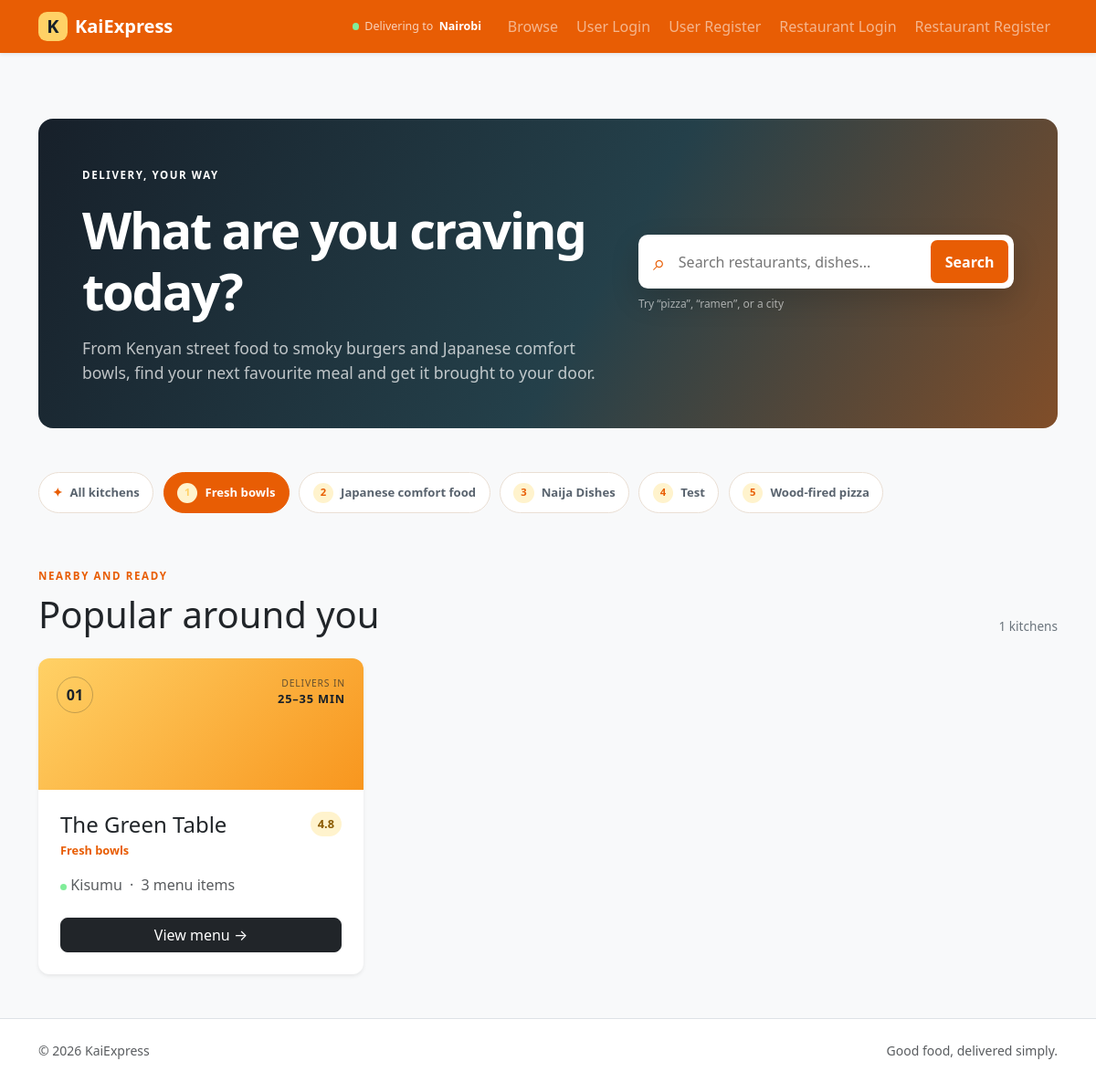
The page /?cuisine=Fresh+bowls on the database as committed earlier.
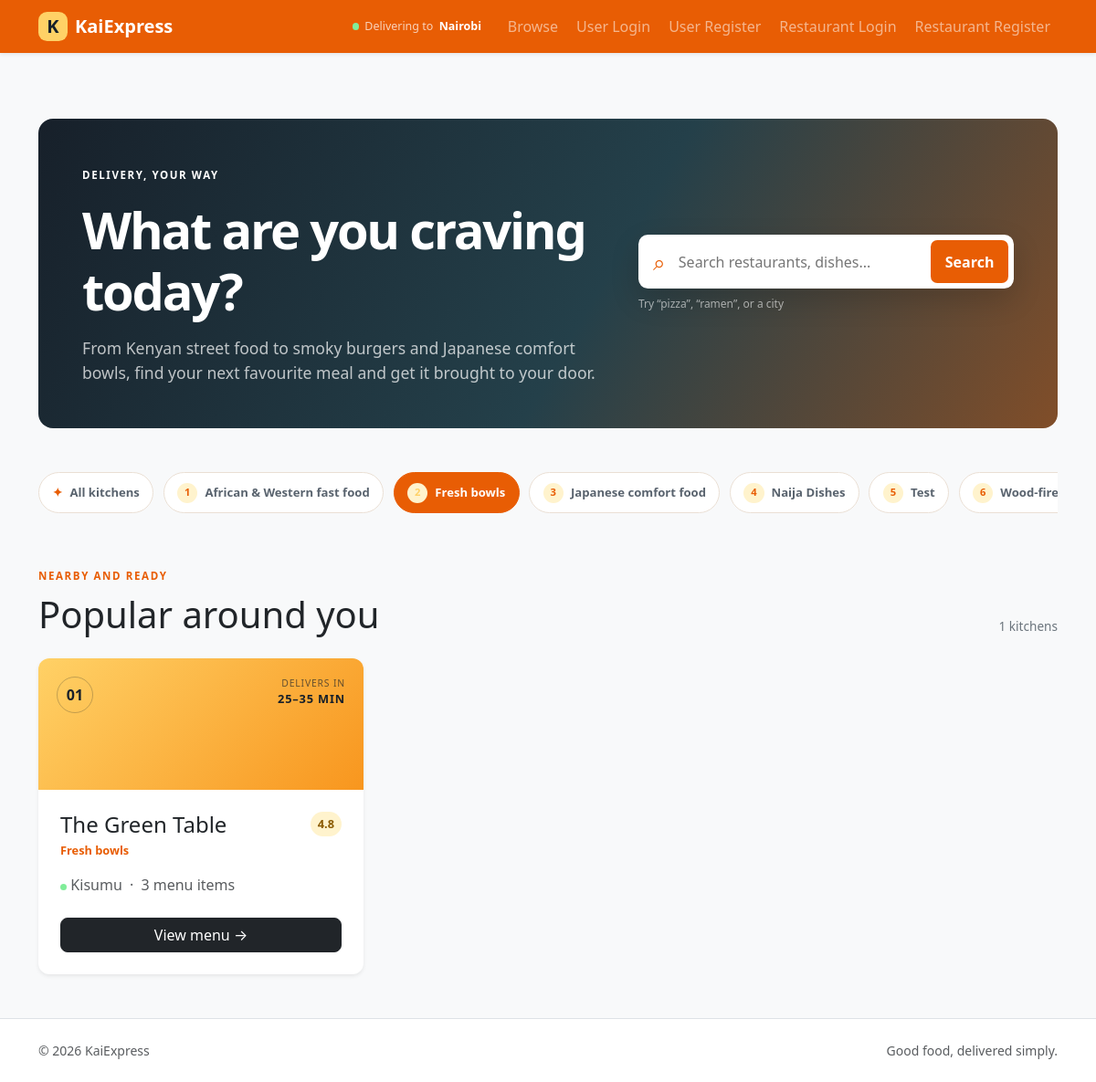
The same page on the database as committed later.
### packages/models.py (models this page shows, shortened)
class User(db.Model, UserMixin):
    __tablename__ = "users"
    id = db.Column(db.Integer, primary_key=True)
    name = db.Column(db.String(100), nullable=False)
    email = db.Column(db.String(120), unique=True, nullable=False)
    password_hash = db.Column(db.String(255), nullable=False)
    is_restaurant = db.Column(db.Boolean, default=False)
    cuisine = db.Column(db.String(80))
    city = db.Column(db.String(80))
    menu_items = db.relationship(
        "MenuItem",
        backref="restaurant",
        lazy=True
    )
    customer_orders = db.relationship(
        "Order",
        foreign_keys="Order.customer_id",
        backref="customer",
        lazy=True
    )
    restaurant_orders = db.relationship(
        "Order",
        foreign_keys="Order.restaurant_id",
        backref="restaurant",
        lazy=True
    )

### packages/user_routes.py (the view, shortened to what this page needs)
    @app.route("/")
    def home():
        search = request.args.get("q", "").strip()
        cuisine = request.args.get("cuisine", "").strip()
        query = User.query.filter_by(is_restaurant=True)
        if cuisine:
            query = query.filter_by(cuisine=cuisine)
        restaurants = query.order_by(User.name.asc()).all()
        cuisines = [row[0] for row in db.session.query(User.cuisine).filter(
            User.is_restaurant.is_(True), User.cuisine.isnot(None)
        ).distinct().order_by(User.cuisine.asc()).all()]
        return render_template(
            "user/home.html",
            restaurants=restaurants,
            cuisines=cuisines,
            search=search,
            active_cuisine=cuisine,
        )

### packages/templates/user/home.html (shortened to what this page needs)
{% extends "base.html" %}
{% block content %}
<section class="hero-panel p-4 p-lg-5 mb-5">
  <div class="row align-items-center g-4">
    <div class="col-lg-7">
      <span class="eyebrow">DELIVERY, YOUR WAY</span>
      <h1 class="display-4 fw-bold mt-3 mb-3">What are you craving today?</h1>
      <p class="hero-copy mb-0">From Kenyan street food to smoky burgers and Japanese comfort bowls, find your next favourite meal and get it brought to your door.</p>
    </div>
    <div class="col-lg-5">
      <form class="search-box" action="{{ url_for('home') }}" method="get">
        <span class="search-icon" aria-hidden="true">⌕</span>
        <input id="restaurant-search" name="q" value="{{ search }}" placeholder="Search restaurants, dishes..." autocomplete="off">
        <button type="submit">Search</button>
      </form>
      <p class="search-hint mb-0 mt-2">Try “pizza”, “ramen”, or a city</p>
    </div>
  </div>
</section>
<div class="category-strip mb-5">
  <a class="category-chip {% if not active_cuisine %}active{% endif %}" href="{{ url_for('home') }}"><span>✦</span> All kitchens</a>
  {% for category in cuisines %}
  <a class="category-chip {% if active_cuisine == category %}active{% endif %}" href="{{ url_for('home', cuisine=category) }}"><span class="category-icon">{{ loop.index }}</span>{{ category }}</a>
  {% endfor %}
</div>
<div class="d-flex flex-wrap justify-content-between align-items-end gap-3 mb-4">
  <div><span class="eyebrow text-primary">NEARBY AND READY</span><h2 class="h1 mt-2 mb-0">Popular around you</h2></div>
  <span class="result-count">{{ restaurants|length }} kitchens</span>
</div>
<div class="row row-cols-1 row-cols-md-2 row-cols-xl-3 g-4">
  {% for restaurant in restaurants %}
  <div class="col">
    <article class="card restaurant-card h-100 shadow-sm">
      <div class="restaurant-art restaurant-art-{{ (loop.index0 % 4) + 1 }}"><span>{{ '%02d'|format(loop.index) }}</span><small>DELIVERS IN<br><strong>{{ 20 + loop.index * 5 }}–{{ 30 + loop.index * 5 }} MIN</strong></small></div>
      <div class="card-body d-flex flex-column p-4">
        <div class="d-flex justify-content-between gap-3 align-items-start">
          <div><h3 class="h4 card-title mb-1">{{ restaurant.name }}</h3><p class="restaurant-cuisine mb-0">{{ restaurant.cuisine }}</p></div>
          <span class="rating">4.8</span>
        </div>
        <p class="card-text text-body-secondary mt-3 mb-4"><span class="status-dot"></span> {{ restaurant.city }} <span class="mx-1">&middot;</span> {{ restaurant.menu_items|length }} menu items</p>
        <a href="{{ url_for('restaurant_page', restaurant_id=restaurant.id) }}" class="btn btn-dark mt-auto">View menu <span aria-hidden="true">&rarr;</span></a>
      </div>
    </article>
  </div>
  {% else %}
  <div class="col-12"><div class="empty-state text-center p-5"><h3>No kitchens yet</h3><p class="text-body-secondary mb-0">Check back soon for new KaiExpress partners.</p></div></div>
  {% endfor %}
</div>
{% endblock %}

Rows that differ between the two databases and show on the page:
added User: cuisine "African & Western fast food", shown under "What are you craving today?"
